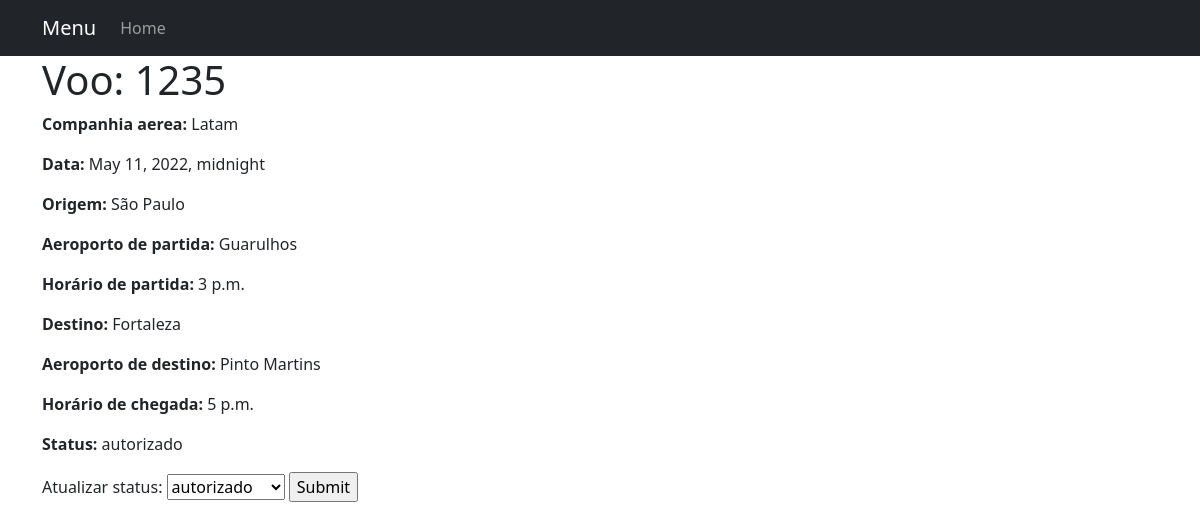
The page /monitoramento/1 on the database as committed earlier.
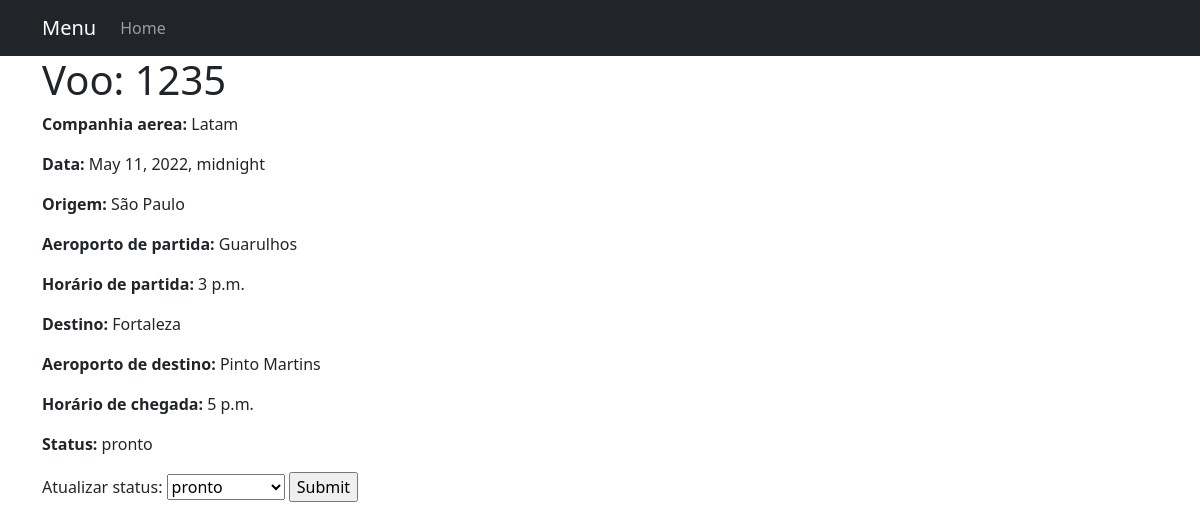
The same page on the database as committed later.
### rota/models.py (models this page shows, shortened)
class Voo(models.Model):
    STATUS_POSSIVEIS = (
        ('em', 'embarcando'),
        ('ca', 'cancelado'),
        ('pr', 'programado'),
        ('ta', 'taxiando'),
        ('pt', 'pronto'),
        ('ao', 'autorizado'),
        ('vo', 'em_voo'),
        ('at', 'aterrisao')
    )
    rota = models.ForeignKey(Rota, on_delete=models.CASCADE, null=True)
    id = models.IntegerField(primary_key=True)
    status = models.CharField(max_length=2, null=False, choices=STATUS_POSSIVEIS)
    piloto = models.CharField(max_length=20, null=False)
    hora_partida = models.TimeField(auto_now=False, null=True)
    hora_chegada = models.TimeField(auto_now=False, null=True)
    data = models.DateTimeField(null=True)
    class Meta:
        db_table = 'voos'

class Rota(models.Model):
    id = models.IntegerField(primary_key=True)
    codigo = models.CharField(max_length=15, null = False, unique = True)
    aeroporto_partida = models.CharField(max_length=200, null=False)
    aeroporto_chegada = models.CharField(max_length=200, null=False)
    hora_partida_prevista= models.TimeField(auto_now=False)
    hora_chegada_prevista= models.TimeField(auto_now=False)
    origem = models.CharField(max_length=20, null=False)
    destino = models.CharField(max_length=20, null=False)
    aeronave = models.CharField(max_length=20, null=False)
    companhia_aerea = models.CharField(max_length=20, null=False)
    class Meta:
        db_table = 'rotas'

### rota/views.py (the view)
# urls.py: path('monitoramento/<pk>', views.MonitoraVoo.as_view(), name='status-manager'),
class MonitoraVoo(UpdateView):
    model = Voo
    fields = ['status']
    template_name = 'monitoramento/status_manager.html'
    success_url = reverse_lazy('monitoramento')

### templates/monitoramento/status_manager.html (shortened to what this page needs)
{% extends "base.html" %}
{% block content %}
    <h1>Voo: {{ voo.rota.codigo }}</h1>
    <p><strong>Companhia aerea:</strong> {{ voo.rota.companhia_aerea }} </p>
    <p><strong>Data:</strong> {{ voo.data }} </p>
    <p><strong>Origem:</strong> {{ voo.rota.origem }}</p>
    <p><strong>Aeroporto de partida:</strong> {{ voo.rota.aeroporto_partida }}</p>
    <p><strong>Horário de partida:</strong> {{ voo.hora_partida }}</p>
    <p><strong>Destino:</strong> {{ voo.rota.destino }}</p>
    <p><strong>Aeroporto de destino:</strong> {{ voo.rota.aeroporto_chegada }}</p>
    <p><strong>Horário de chegada:</strong> {{ voo.hora_chegada }}</p>
    <p><strong>Status:</strong> {{ voo.get_status_display }}</p>
    <form action="" method="post">
        <div class="fieldWrapper">
            <label for="{{ form.status.id_for_label }}">Atualizar status:</label>
            {{ form.status }}
            <input type="submit" value="Submit" />
        </div>
    </form>
{% endblock %}

Rows that differ between the two databases and show on the page:
changed Voo "Latam": status "autorizado" → "pronto"
